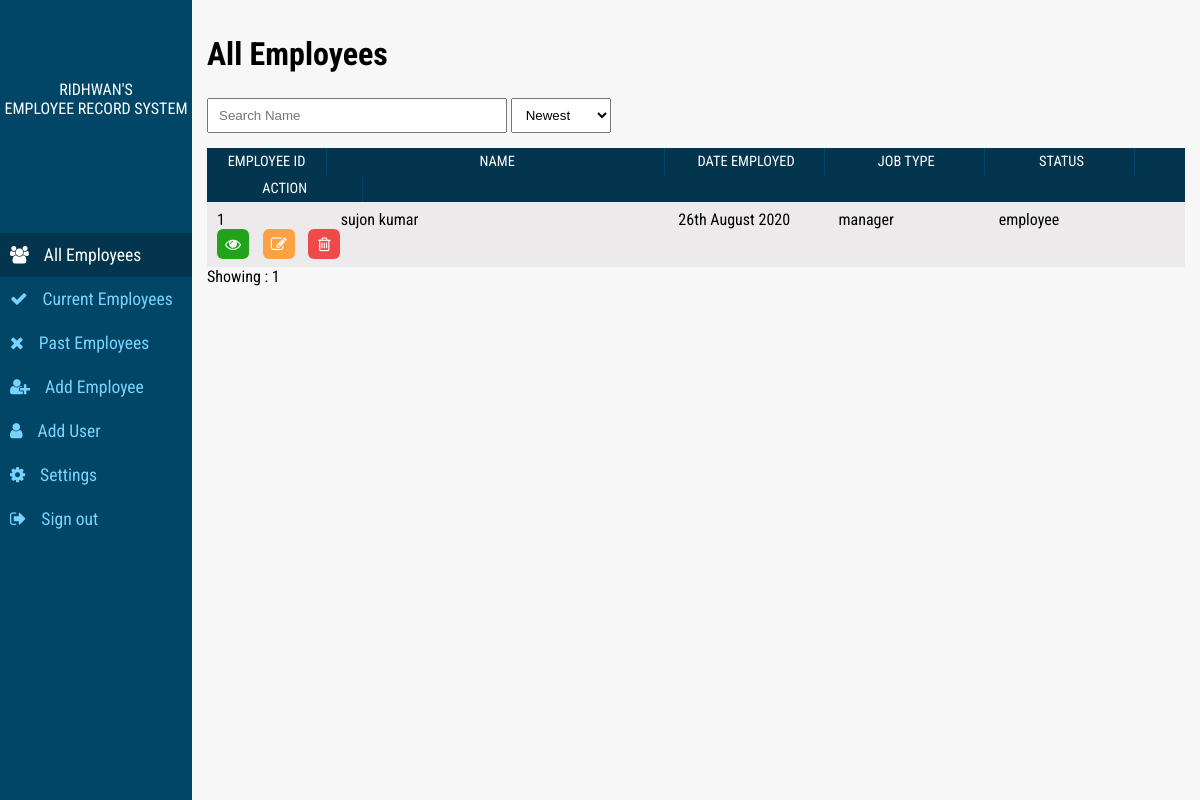
The app's page /dashboard (signed in) with its own data.
### tables this page shows
CREATE TABLE `sharp_emp` (
  `id` int(11) NOT NULL,
  `employee_id` text DEFAULT NULL,
  `first_name` text NOT NULL,
  `middle_name` text DEFAULT NULL,
  `last_name` text NOT NULL,
  `phone` int(11) NOT NULL,
  `employee_image` text NOT NULL,
  `id_type` text NOT NULL,
  `id_number` text NOT NULL,
  `id_card_image` text NOT NULL,
  `residence_address` text NOT NULL,
  `residence_location` text NOT NULL,
  `residence_direction` text NOT NULL,
  `residence_gps` text NOT NULL,
  `next_of_kin` text NOT NULL,
  `relationship` text NOT NULL,
  `phone_of_kin` text NOT NULL,
  `kin_residence` text NOT NULL,
  `kin_residence_direction` text NOT NULL,
  `date_employed` date NOT NULL,
  `job_type` text NOT NULL,
  `status` text NOT NULL
);

### phpclasses/pagination.php (called while the page is built, shortened)
<?php
class Pagination{
	var $totalRows  	= '';
	var $perPage	 	= 10;
	var $fullTagOpen	= '<div class="pagination">';
	var $fullTagClose	= '</div>';
	var $showCount      = true;
	function createLinks(){
		$numPages = ceil($this->totalRows / $this->perPage);
		if ($numPages == 1){
			if ($this->showCount){
				$info = 'Showing : ' . $this->totalRows;
				return $info;
			}else{
				return '';
			}
		}
		$output = '';
		$output = preg_replace("#([^:])//+#", "\\1/", $output);
		$output = $this->fullTagOpen.$output.$this->fullTagClose;
		return $output;
	}
}
?>

### dashboard/index.php (the view, shortened to what this page needs)
<?php
	include("../inc/header.php");
    include('../phpclasses/pagination.php');
    $limit = 10;
	$queryNum = $db_connect->query("SELECT COUNT(*) as postNum FROM sharp_emp LIMIT $limit");
	$resultNum = $queryNum->fetch_assoc();
	$rowCount = $resultNum['postNum'];
	$pagConfig = array(
		'totalRows' => $rowCount,
		'perPage' => $limit,
		'link_func' => 'searchFilter'
	);
	$pagination =  new Pagination($pagConfig);
?>
	<section class="side-menu fixed left">
		<div class="top-sec">
			<div class="dash_logo">
		</div>
			<p>Ridhwan's <br>Employee Record System</p>
		</div>
		<ul class="nav">
			<li class="nav-item current"><a href="../dashboard"><span class="nav-icon"><i class="fa fa-users"></i></span>All Employees</a></li>
			<li class="nav-item"><a href="../dashboard/current_employees.php"><span class="nav-icon"><i class="fa fa-check"></i></span>Current Employees</a></li>
			<li class="nav-item"><a href="../dashboard/past_employees.php"><span class="nav-icon"><i class="fa fa-times"></i></span>Past Employees</a></li>
			<?php if($usertype == "Admin"){ ?>
				<li class="nav-item"><a href="../dashboard/add_employee.php"><span class="nav-icon"><i class="fa fa-user-plus"></i></span>Add Employee</a></li>
				<li class="nav-item"><a href="../dashboard/add_user.php"><span class="nav-icon"><i class="fa fa-user"></i></span>Add User</a></li>
			<?php		} ?>
			<li class="nav-item"><a href="../dashboard/settings.php"><span class="nav-icon"><i class="fa fa-cog"></i></span>Settings</a></li>
			<li class="nav-item"><a href="../dashboard/logout.php"><span class="nav-icon"><i class="fa fa-sign-out"></i></span>Sign out</a></li>
		</ul>
	</section>
	<section class="contentSection right clearfix">
		<div class="container">
			<div class="wrapper employee_list clearfix">
				<div class="section_title">All Employees</div>
				<div class="top-bar">
					<div class="top-item">
						<form id="empFilter" method="post" action="">
							<input class="filterField filterVal" type="text" placeholder="Search Name" onkeyup="searchFilter()">
						</form>
					</div>
					<div class="top-item">
						<form id="empFilter" method="post" action="">
							<select class="sortField sortVal" onchange="searchFilter()">
								<option value="ASC">Newest</option>
							</select>
						</form>
					</div>
				</div>
				<?php
					$getemp = mysqli_query($db_connect, "SELECT * FROM sharp_emp ORDER BY id ASC LIMIT $limit");
					$getempcount = mysqli_num_rows($getemp);
				?>
				<ul class="emp_list">
					<li class="emp_list_head">
						<div class="emp_item_head emp_id">Employee ID</div>
						<div class="emp_item_head emp_name">Name</div>
						<div class="emp_item_head">Date Employed</div>
						<div class="emp_item_head">Job Type</div>
						<div class="emp_item_head emp_status">Status</div>
						<div class="emp_item_head">Action</div>
					</li>
					<div id="displayempList">
						<?php
							if($getempcount >= 1 ){
								while($fetch = mysqli_fetch_assoc($getemp)){
									$id = $fetch['id'];
									$emp_id = $fetch['employee_id'];
									$first_name = $fetch['first_name'];
									$middle_name = $fetch['middle_name'];
									$last_name = $fetch['last_name'];
									$date_employed = $fetch['date_employed'];
									$job_type = $fetch['job_type'];
									$status = $fetch['status'];
									$date_employed = date("jS F Y", strtotime($date_employed));
									if($middle_name == ""){
										if($usertype == "Admin"){
											echo '
												<li class="emp_item">
													<div class="emp_column emp_id">'.$emp_id.'</div>
													<div class="emp_column emp_name">'.$first_name." ".$last_name.'</div>
													<div class="emp_column">'.$date_employed.'</div>
													<div class="emp_column">'.$job_type.'</div>
													<div class="emp_column emp_status">'.$status.'</div>
													<div class="emp_column">
														<ul class="action_list">
															<li class="action_item action_view" data-id="'.$id.'" title="View"><i class="fa fa-eye"></i></li>
															<li class="action_item action_edit" data-id="'.$id.'" title="Edit"><i class="fa fa-pencil-square-o"></i></li>
															<li class="action_item action_delete" data-id="'.$id.'" title="Delete"><i class="fa fa-trash-o"></i></li>
														</ul>
													</div>
												</li>
											';
										}
									}
								}
								echo $pagination->createLinks();
							} else {
								echo '<li class="emp_item"> No employee record found </li>';
							}
						?>
					</div>
				</ul>
			</div>
		</div>
	</section>
</body>
</html>

### inc/header.php (shortened to what this page needs)
<?php
    include("db_connect.php");
    if (isset($_SESSION['username'])){
        $username = $_SESSION['username'];
    }
    else {
        $username = '';
    }
    $userdetails = mysqli_query($db_connect, "SELECT * FROM users WHERE username='$username' ");
    $userdetailscount = mysqli_num_rows($userdetails);
    if($userdetailscount == 1){
        while($fetch = mysqli_fetch_assoc($userdetails)){
            $usertype = $fetch['accounttype'];
        }
    }
?>
<!DOCTYPE>
<html class="no-js" lang="">
    <head>
        <link rel="stylesheet" type="text/css" href="../css/jquery-ui.css" />
        <link rel="stylesheet" type="text/css" href="../css/style.css" />
    	<link href="../css/font-awesome.min.css" type="text/css" rel="stylesheet">
    </head>
<body>

### css/style.css (style rules this page uses)
body { background: #f7f7f7; width: 100%!important; height: 100%!important; font-family: 'Roboto Condensed', sans-serif; -moz-osx-font-smoothing: grayscale; -webkit-font-smoothing: antialiased; }
a, blockquote, body, button, dd, div, dl, dt, form, h1, h2, h3, h4, h5, h6, html, iframe, img, input, li, object, ol, p, pre, select, span, textarea, ul { margin: 0; padding: 0; outline: 0; box-sizing: border-box; }
a { text-decoration: none; color: #292e31; }
.clearfix:after, .clearfix:before, .nav:after { content: ""; display: table; }
.clearfix:after, .nav:after { clear: both; }
.fixed { position: fixed; }
.left { float: left; }
.right { float: right; }
ol, li { list-style: none }
.side-menu { width: 16%; max-width: 256px; height: 100%; background: #024667; }
.dash_logo { width: 80%; height: 70px; margin: 5px auto; overflow: hidden; }
.top-sec p { text-align: center; color: #fff; text-transform: uppercase; }
.nav { width: 100%; height: 100%; margin: 115px 0 0 0; overflow-x: hidden; overflow-y: auto; }
.nav .nav-item a { display: block; padding: 12px 10px; color: #78d3ff; font-size: 1.1em; }
.nav .nav-item.current { background: #03364e; }
.nav .nav-item.current a { color: #fff; }
.nav-icon { display: inline-block; margin-right: 15px; }
.contentSection.right.clearfix { position: fixed; width: 84%; height: 100%; right: 0; overflow-x: hidden; overflow-y: auto ; }
.wrapper { padding: 0 15px; margin: 35px 0 55px 0; }
.employee_list { width: 100%; }
.section_title { font-size: 2em; font-weight: bold; margin-bottom: 25px; }
.emp_list { width: 100%; }
.emp_list_head { width: 100%; background: #03364e; }
.emp_item_head { display: inline-block; width: 16%; padding: 5px 0; text-align: center; text-transform: uppercase; color: #fff; font-size: 0.9em; border-right: 1px solid #024667; }
.emp_item_head.emp_id { width: 120px; }
.emp_item_head.emp_name { width: 334px; }
.emp_column { display: inline-block; width: 16%; padding: 0px 10px; }
.emp_status, .emp_item_head.emp_status { width: 15%; }
.emp_column.emp_id { width: 120px; }
.emp_column.emp_name { width: 334px; }
.emp_item { padding: 8px 0; }
.emp_item:nth-child(odd) { background: #eceaea; }
.action_item { display: inline-block; width: 32px; text-align: center; font-size: 1em; margin-right: 10px; background: #eddddd; padding: 7px 0; border-radius: 6px; color: #fff; cursor: pointer; }
.action_item.action_edit { background: rgba(255, 146, 34, 0.83); }
.action_item.action_view { background: #23a21b; }
.action_item.action_delete { background: #ef4949; }
.top-bar { margin-bottom: 15px; }
.filterField { width: 300px; height: 35px; padding: 8px 10px; }
.sortField { width: 100px; height: 35px; padding: 8px 10px; }
.top-item { display: inline-block; }

### records on screen
sharp_emp: employee "1", first_name "sujon", last_name "kumar", date_employed "26th August 2020", job_type "manager", status "employee"

### other values on screen
$pagination->createLinks() "Showing : 1"
